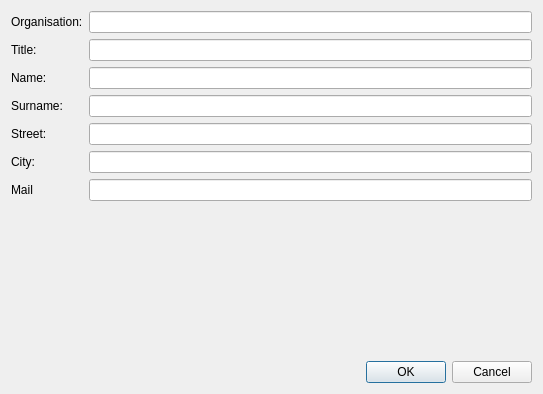
<?xml version="1.0" encoding="UTF-8"?>
<ui version="4.0">
 <class>CustomerDialog</class>
 <widget class="QDialog" name="CustomerDialog">
  <property name="geometry">
   <rect>
    <x>0</x>
    <y>0</y>
    <width>543</width>
    <height>394</height>
   </rect>
  </property>
  <property name="windowTitle">
   <string>Customer</string>
  </property>
  <layout class="QVBoxLayout" name="verticalLayout">
   <item>
    <layout class="QFormLayout" name="formLayout">
     <item row="2" column="0">
      <widget class="QLabel" name="nameLabel">
       <property name="text">
        <string>Name:</string>
       </property>
      </widget>
     </item>
     <item row="2" column="1">
      <widget class="QLineEdit" name="nameLineEdit"/>
     </item>
     <item row="3" column="0">
      <widget class="QLabel" name="surnameLabel">
       <property name="text">
        <string>Surname:</string>
       </property>
      </widget>
     </item>
     <item row="3" column="1">
      <widget class="QLineEdit" name="surnameLineEdit"/>
     </item>
     <item row="1" column="0">
      <widget class="QLabel" name="titleLabel">
       <property name="text">
        <string>Title:</string>
       </property>
      </widget>
     </item>
     <item row="1" column="1">
      <widget class="QLineEdit" name="titleLineEdit"/>
     </item>
     <item row="4" column="1">
      <widget class="QLineEdit" name="streetLineEdit"/>
     </item>
     <item row="4" column="0">
      <widget class="QLabel" name="streetLabel">
       <property name="text">
        <string>Street:</string>
       </property>
      </widget>
     </item>
     <item row="6" column="0">
      <widget class="QLabel" name="cityLabel">
       <property name="text">
        <string>City:</string>
       </property>
      </widget>
     </item>
     <item row="6" column="1">
      <widget class="QLineEdit" name="cityLineEdit"/>
     </item>
     <item row="7" column="0">
      <widget class="QLabel" name="mailLabel">
       <property name="text">
        <string>Mail</string>
       </property>
      </widget>
     </item>
     <item row="7" column="1">
      <widget class="QLineEdit" name="mailLineEdit"/>
     </item>
     <item row="0" column="0">
      <widget class="QLabel" name="organisationLabel">
       <property name="text">
        <string>Organisation:</string>
       </property>
      </widget>
     </item>
     <item row="0" column="1">
      <widget class="QLineEdit" name="organisationLineEdit"/>
     </item>
    </layout>
   </item>
   <item>
    <widget class="QDialogButtonBox" name="buttonBox">
     <property name="orientation">
      <enum>Qt::Horizontal</enum>
     </property>
     <property name="standardButtons">
      <set>QDialogButtonBox::Cancel|QDialogButtonBox::Ok</set>
     </property>
    </widget>
   </item>
  </layout>
 </widget>
 <tabstops>
  <tabstop>organisationLineEdit</tabstop>
  <tabstop>titleLineEdit</tabstop>
  <tabstop>nameLineEdit</tabstop>
  <tabstop>surnameLineEdit</tabstop>
  <tabstop>streetLineEdit</tabstop>
  <tabstop>cityLineEdit</tabstop>
  <tabstop>mailLineEdit</tabstop>
 </tabstops>
 <resources/>
 <connections>
  <connection>
   <sender>buttonBox</sender>
   <signal>accepted()</signal>
   <receiver>CustomerDialog</receiver>
   <slot>accept()</slot>
   <hints>
    <hint type="sourcelabel">
     <x>248</x>
     <y>254</y>
    </hint>
    <hint type="destinationlabel">
     <x>157</x>
     <y>274</y>
    </hint>
   </hints>
  </connection>
  <connection>
   <sender>buttonBox</sender>
   <signal>rejected()</signal>
   <receiver>CustomerDialog</receiver>
   <slot>reject()</slot>
   <hints>
    <hint type="sourcelabel">
     <x>316</x>
     <y>260</y>
    </hint>
    <hint type="destinationlabel">
     <x>286</x>
     <y>274</y>
    </hint>
   </hints>
  </connection>
 </connections>
</ui>
